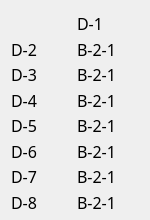
   <widget class="QWidget" name="gridWidget_14" native="true">
    <property name="geometry">
     <rect>
      <x>2285</x>
      <y>670</y>
      <width>150</width>
      <height>220</height>
     </rect>
    </property>
    <property name="minimumSize">
     <size>
      <width>150</width>
      <height>220</height>
     </size>
    </property>
    <property name="maximumSize">
     <size>
      <width>150</width>
      <height>220</height>
     </size>
    </property>
    <layout class="QGridLayout" name="gridLayout_17">
     <item row="5" column="1">
      <widget class="QLabel" name="label1_93">
       <property name="minimumSize">
        <size>
         <width>60</width>
         <height>25</height>
        </size>
       </property>
       <property name="maximumSize">
        <size>
         <width>60</width>
         <height>25</height>
        </size>
       </property>
       <property name="font">
        <font>
         <family>黑体</family>
         <pointsize>12</pointsize>
        </font>
       </property>
       <property name="text">
        <string>B-2-1</string>
       </property>
      </widget>
     </item>
     <item row="3" column="1">
      <widget class="QLabel" name="label1_94">
       <property name="minimumSize">
        <size>
         <width>60</width>
         <height>25</height>
        </size>
       </property>
       <property name="maximumSize">
        <size>
         <width>60</width>
         <height>25</height>
        </size>
       </property>
       <property name="font">
        <font>
         <family>黑体</family>
         <pointsize>12</pointsize>
        </font>
       </property>
       <property name="text">
        <string>B-2-1</string>
       </property>
      </widget>
     </item>
     <item row="4" column="1">
      <widget class="QLabel" name="label1_97">
       <property name="minimumSize">
        <size>
         <width>60</width>
         <height>25</height>
        </size>
       </property>
       <property name="maximumSize">
        <size>
         <width>60</width>
         <height>25</height>
        </size>
       </property>
       <property name="font">
        <font>
         <family>黑体</family>
         <pointsize>12</pointsize>
        </font>
       </property>
       <property name="text">
        <string>B-2-1</string>
       </property>
      </widget>
     </item>
     <item row="6" column="1">
      <widget class="QLabel" name="label1_95">
       <property name="minimumSize">
        <size>
         <width>60</width>
         <height>25</height>
        </size>
       </property>
       <property name="maximumSize">
        <size>
         <width>60</width>
         <height>25</height>
        </size>
       </property>
       <property name="font">
        <font>
         <family>黑体</family>
         <pointsize>12</pointsize>
        </font>
       </property>
       <property name="text">
        <string>B-2-1</string>
       </property>
      </widget>
     </item>
     <item row="7" column="1">
      <widget class="QLabel" name="label1_96">
       <property name="minimumSize">
        <size>
         <width>60</width>
         <height>25</height>
        </size>
       </property>
       <property name="maximumSize">
        <size>
         <width>60</width>
         <height>25</height>
        </size>
       </property>
       <property name="font">
        <font>
         <family>黑体</family>
         <pointsize>12</pointsize>
        </font>
       </property>
       <property name="text">
        <string>B-2-1</string>
       </property>
      </widget>
     </item>
     <item row="7" column="0">
      <widget class="QLabel" name="label1_98">
       <property name="minimumSize">
        <size>
         <width>60</width>
         <height>25</height>
        </size>
       </property>
       <property name="maximumSize">
        <size>
         <width>60</width>
         <height>25</height>
        </size>
       </property>
       <property name="font">
        <font>
         <family>黑体</family>
         <pointsize>12</pointsize>
        </font>
       </property>
       <property name="text">
        <string>D-8</string>
       </property>
      </widget>
     </item>
     <item row="6" column="0">
      <widget class="QLabel" name="label1_99">
       <property name="minimumSize">
        <size>
         <width>60</width>
         <height>25</height>
        </size>
       </property>
       <property name="maximumSize">
        <size>
         <width>60</width>
         <height>25</height>
        </size>
       </property>
       <property name="font">
        <font>
         <family>黑体</family>
         <pointsize>12</pointsize>
        </font>
       </property>
       <property name="text">
        <string>D-7</string>
       </property>
      </widget>
     </item>
     <item row="0" column="1">
      <widget class="QLabel" name="label1_100">
       <property name="minimumSize">
        <size>
         <width>60</width>
         <height>25</height>
        </size>
       </property>
       <property name="maximumSize">
        <size>
         <width>60</width>
         <height>25</height>
        </size>
       </property>
       <property name="font">
        <font>
         <family>黑体</family>
         <pointsize>12</pointsize>
        </font>
       </property>
       <property name="text">
        <string>D-1</string>
       </property>
      </widget>
     </item>
     <item row="4" column="0">
      <widget class="QLabel" name="label1_147">
       <property name="minimumSize">
        <size>
         <width>60</width>
         <height>25</height>
        </size>
       </property>
       <property name="maximumSize">
        <size>
         <width>60</width>
         <height>25</height>
        </size>
       </property>
       <property name="font">
        <font>
         <family>黑体</family>
         <pointsize>12</pointsize>
        </font>
       </property>
       <property name="text">
        <string>D-5</string>
       </property>
      </widget>
     </item>
     <item row="5" column="0">
      <widget class="QLabel" name="label1_146">
       <property name="minimumSize">
        <size>
         <width>60</width>
         <height>25</height>
        </size>
       </property>
       <property name="maximumSize">
        <size>
         <width>60</width>
         <height>25</height>
        </size>
       </property>
       <property name="font">
        <font>
         <family>黑体</family>
         <pointsize>12</pointsize>
        </font>
       </property>
       <property name="text">
        <string>D-6</string>
       </property>
      </widget>
     </item>
     <item row="3" column="0">
      <widget class="QLabel" name="label1_148">
       <property name="minimumSize">
        <size>
         <width>60</width>
         <height>25</height>
        </size>
       </property>
       <property name="maximumSize">
        <size>
         <width>60</width>
         <height>25</height>
        </size>
       </property>
       <property name="font">
        <font>
         <family>黑体</family>
         <pointsize>12</pointsize>
        </font>
       </property>
       <property name="text">
        <string>D-4</string>
       </property>
      </widget>
     </item>
     <item row="1" column="1">
      <widget class="QLabel" name="label1_149">
       <property name="minimumSize">
        <size>
         <width>60</width>
         <height>25</height>
        </size>
       </property>
       <property name="maximumSize">
        <size>
         <width>60</width>
         <height>25</height>
        </size>
       </property>
       <property name="font">
        <font>
         <family>黑体</family>
         <pointsize>12</pointsize>
        </font>
       </property>
       <property name="text">
        <string>B-2-1</string>
       </property>
      </widget>
     </item>
     <item row="2" column="1">
      <widget class="QLabel" name="label1_150">
       <property name="minimumSize">
        <size>
         <width>60</width>
         <height>25</height>
        </size>
       </property>
       <property name="maximumSize">
        <size>
         <width>60</width>
         <height>25</height>
        </size>
       </property>
       <property name="font">
        <font>
         <family>黑体</family>
         <pointsize>12</pointsize>
        </font>
       </property>
       <property name="text">
        <string>B-2-1</string>
       </property>
      </widget>
     </item>
     <item row="1" column="0">
      <widget class="QLabel" name="label1_151">
       <property name="minimumSize">
        <size>
         <width>60</width>
         <height>25</height>
        </size>
       </property>
       <property name="maximumSize">
        <size>
         <width>60</width>
         <height>25</height>
        </size>
       </property>
       <property name="font">
        <font>
         <family>黑体</family>
         <pointsize>12</pointsize>
        </font>
       </property>
       <property name="text">
        <string>D-2</string>
       </property>
      </widget>
     </item>
     <item row="2" column="0">
      <widget class="QLabel" name="label1_152">
       <property name="minimumSize">
        <size>
         <width>60</width>
         <height>25</height>
        </size>
       </property>
       <property name="maximumSize">
        <size>
         <width>60</width>
         <height>25</height>
        </size>
       </property>
       <property name="font">
        <font>
         <family>黑体</family>
         <pointsize>12</pointsize>
        </font>
       </property>
       <property name="text">
        <string>D-3</string>
       </property>
      </widget>
     </item>
     <item row="0" column="0">
      <widget class="QLabel" name="label_143">
       <property name="minimumSize">
        <size>
         <width>25</width>
         <height>25</height>
        </size>
       </property>
       <property name="maximumSize">
        <size>
         <width>25</width>
         <height>25</height>
        </size>
       </property>
       <property name="styleSheet">
        <string notr="true">border-image: url(:/img/false.png);</string>
       </property>
       <property name="text">
        <string/>
       </property>
      </widget>
     </item>
    </layout>
   </widget>
